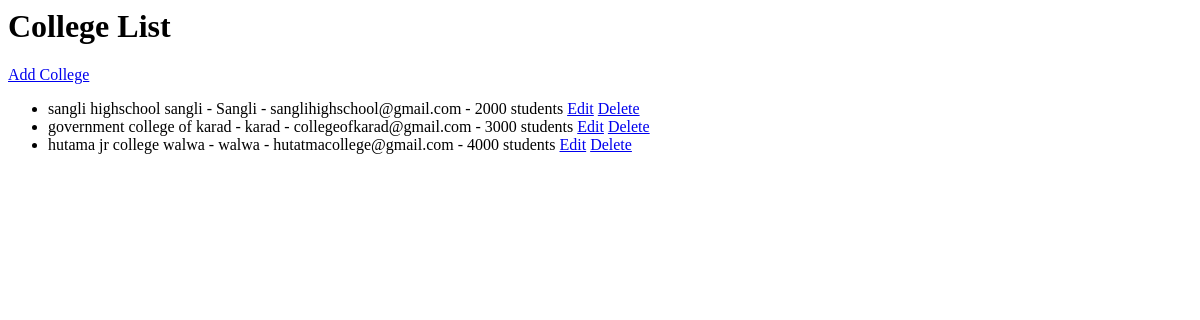
Page /app/app on the earlier database version.
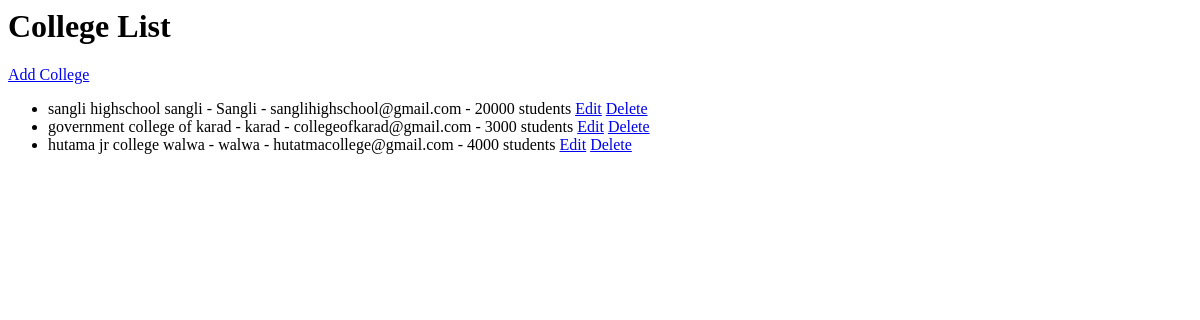
Same page on the later database version.
### collegeapp/models.py (models this page shows, shortened)
class College(models.Model):
    name = models.CharField(max_length=200)
    location = models.CharField(max_length=200)
    contact_email = models.EmailField()
    total_student = models.PositiveBigIntegerField()

### collegeapp/views.py (the view)
# urls.py: path('app', views.college_list, name='college_list'),           # Read
def college_list(request):
    colleges = College.objects.all()
    return render(request, 'college_list.html', {'colleges': colleges})

### collegeapp/templates/college_list.html
<h1>College List</h1>
<a href="{% url 'college_create' %}">Add College</a>
<ul>
    {% for college in colleges %}
    <li>
        {{ college.name }} - {{ college.location }} - {{ college.contact_email }} - {{ college.total_student }} students
        <a href="{% url 'college_update' college.id %}">Edit</a>
        <a href="{% url 'college_delete' college.id %}">Delete</a>
    </li>
    {% endfor %}
</ul>

Differences in the rows shown:
changed College "sangli highschool sangli": total_student "2000" → "20000"
